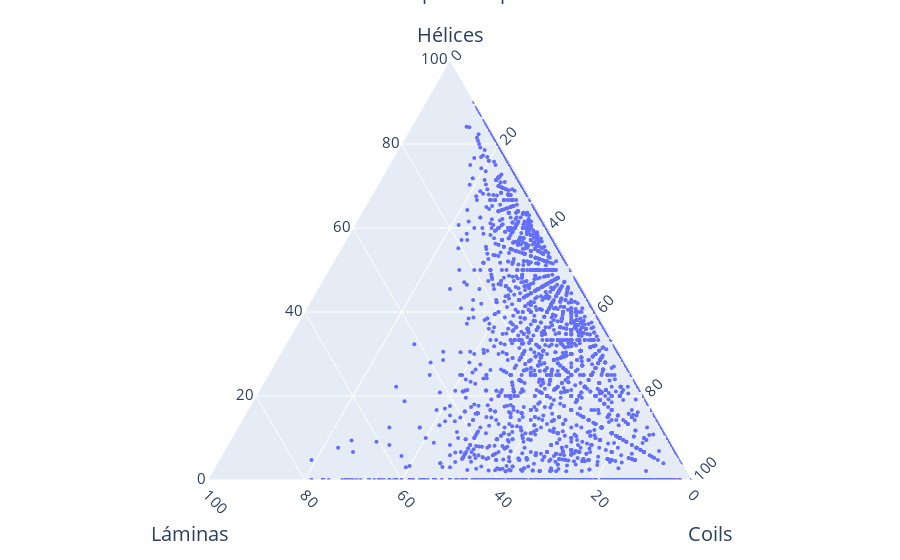

Notebook source saved alongside this figure:
### Code cell
import plotly.express as px


fig = px.scatter_ternary(grampa_pep2d, a='helix%', b='sheet%', c='coil%')

fig.update_traces(marker=dict(size=4),
                  selector=dict(mode='markers'))

def makeAxis(title, tickangle):
    return {
      'title': title,
      'titlefont': { 'size': 20 },
      'tickangle': tickangle,
      'tickfont': { 'size': 15 },
      'tickcolor': 'rgba(0,0,0,0)',
      'ticklen': 5,
      'showline': True,
      'showgrid': True
    }
fig.update_layout(
{
    'ternary': {
        'sum': 100,
        'aaxis': makeAxis('Hélices', 0),
        'baxis': makeAxis('<br>Láminas', 45),
        'caxis': makeAxis('<br>Coils', -45)
    },
    'annotations': [{
      'showarrow': False,
      'text': 'Estructuras de secuencias GRAMPA por composición de motivos estructurales',
        'x': 0.5,
        'y': 1.20,
        'font': { 'size': 20 }
    }]
}
        ) 
fig.show()

### Figure 1 — Plotly figure (JSON) as saved in the notebook; plotly's stock layout.template omitted (floating-point values rounded to 4 significant figures; data arrays with more than 128 entries replaced by an {"elided": "..."} marker saying what was removed)
{"data": [{"a": {"elided": "5980 float values"}, "b": {"elided": "5980 float values"}, "c": {"elided": "5980 float values"}, "hovertemplate": "helix%=%{a}<br>sheet%=%{b}<br>coil%=%{c}<extra></extra>", "legendgroup": "", "marker": {"color": "#636efa", "size": 4, "symbol": "circle"}, "mode": "markers", "name": "", "showlegend": false, "subplot": "ternary", "type": "scatterternary"}], "layout": {"annotations": [{"font": {"size": 20}, "showarrow": false, "text": "Estructuras de secuencias GRAMPA por composición de motivos estructurales", "x": 0.5, "y": 1.2}], "legend": {"tracegroupgap": 0}, "margin": {"t": 60}, "ternary": {"aaxis": {"showgrid": true, "showline": true, "tickangle": 0, "tickcolor": "rgba(0,0,0,0)", "tickfont": {"size": 15}, "ticklen": 5, "title": {"font": {"size": 20}, "text": "Hélices"}}, "baxis": {"showgrid": true, "showline": true, "tickangle": 45, "tickcolor": "rgba(0,0,0,0)", "tickfont": {"size": 15}, "ticklen": 5, "title": {"font": {"size": 20}, "text": "<br>Láminas"}}, "caxis": {"showgrid": true, "showline": true, "tickangle": -45, "tickcolor": "rgba(0,0,0,0)", "tickfont": {"size": 15}, "ticklen": 5, "title": {"font": {"size": 20}, "text": "<br>Coils"}}, "domain": {"x": [0, 1], "y": [0, 1]}, "sum": 100}}}
